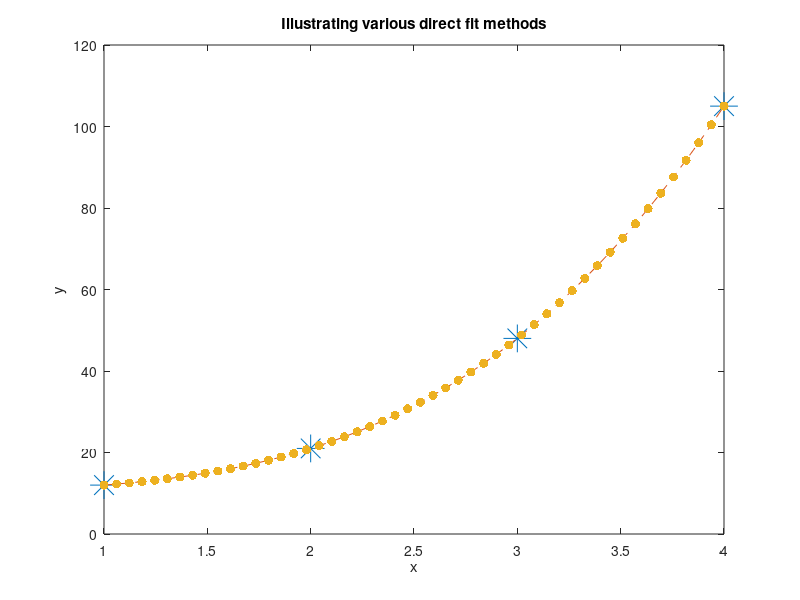

This figure's MATLAB source: (Note: this script raises an error after producing the figure.)
%% Generate data from known polynomial and direct fit it for coeffs., verify
x=[1,2,3,4]';
y=2.*x.^3-3.*x.^2+4.*x+9;
figure;
plot(x,y,'*','MarkerSize',20);
xlabel('x');
ylabel('y');
title('Illustrating various direct fit methods')


%% Matlab built-in (direct fit using polyfit)
n=3;
coeffs=polyfit(x,y,n);
xlarge=linspace(1,4,50);
ylarge=polyval(coeffs,xlarge);
hold on;
plot(xlarge,ylarge,'--');


%% Another take using Matlab built-in (a direct fit with \)
X=zeros(n+1,n+1);
for icol=n+1:-1:1
    newcol=x(:).^(icol-1);
    X(:,n+2-icol)=newcol;
end %for
coeffs2=X\y;

ylarge2=polyval(coeffs2,xlarge);
plot(xlarge,ylarge2,'.','MarkerSize',20);


%% Can use repo Gauss elimination to solve (direct fit using our codes)
addpath ../linear_algebra/;
[Xmod,ord]=Gauss_elim(X,y);
coeffs3=backsub(Xmod(ord,:));
ylarge3=polyval(coeffs3,xlarge);

plot(xlarge,ylarge3,'x')
legend('data','polyfit','mldivide','elimination');

rmpath ../linear_algebra/; 


%% Quick demo of Matlab random number generation features
figure;
uniform_noise=rand([10000,1]);
hist(uniform_noise,25);
xlabel('random number');
ylabel('# of occurences');

figure;
gaussian_noise=randn([10000,1]);
hist(gaussian_noise,25);
xlabel('random number');
ylabel('# of occurences');

%Create noise with a given standard deviation and mean
xmean=5;
xstdev=3;
gaussian_noise2=xstdev.*gaussian_noise+xmean;

figure;
hist(gaussian_noise2,25);
xlabel('random number');
ylabel('# of occurences');


%% Linear least squares example (fitting to a line - a first-order poly)
% y=a+b*x
n=100;
a=2;
b=3;
xdata=linspace(-5,5,n);         %independent variable
ynoise=8*randn(size(xdata));     %noise with standard dev. of 8, zero mean.
ytrue=a+b*xdata;
ydata=ytrue+ynoise;

%Plot of noisy data
figure;
plot(xdata,ytrue,'k-');
xlabel('x');
ylabel('y');
title('Illustrating a linear fit')
hold on;
plot(xdata,ydata,'o','MarkerSize',10);

%Set up the Jacobian for an elimination fit to a line
addpath ../linear_algebra/;
 
J=cat(2,ones(n,1),xdata(:));
M=J'*J;
yprime=J'*ydata(:);
[Mmod,ord]=Gauss_elim(M,yprime);
avec=backsub(Mmod(ord,:));
yfit=avec(1)+avec(2)*xdata;

rmpath ../linear_algebra/;

plot(xdata,yfit,'--');
legend('true function','data','linear fit');
hold off;


%% Illustration of bilinear interpolation, single interval of interest
x=[1,2];
y=[2,3];
f=[10, 11; 12, 13];
[X,Y]=meshgrid(x,y);
x1=1.5;
y1=2.5;

% Manually written
fvec=f(:);
xvec=X(:);
yvec=Y(:);
M=[ones(4,1),xvec(:),yvec(:),xvec(:).*yvec(:)];
avec=M\fvec;    %could be elimination or some other method...
finterpmanual=avec(1)+avec(2)*x1+avec(3)*y1+avec(4)*x1*y1;

% Matlab version
finterp=interp2(X,Y,f,x1,y1);


%% Illustrate cubic spline approximations using Matlab functions
x=linspace(-5,5,15);
y=sin(x);
plot(x,y,'o','MarkerSize',20);

splinedef=spline(x,y);
x2=linspace(min(x),max(x),256);
y2=ppval(splinedef,x2);
hold on;
plot(x2,y2,'.');

y2true=sin(x2);
plot(x2,y2true,'-');






